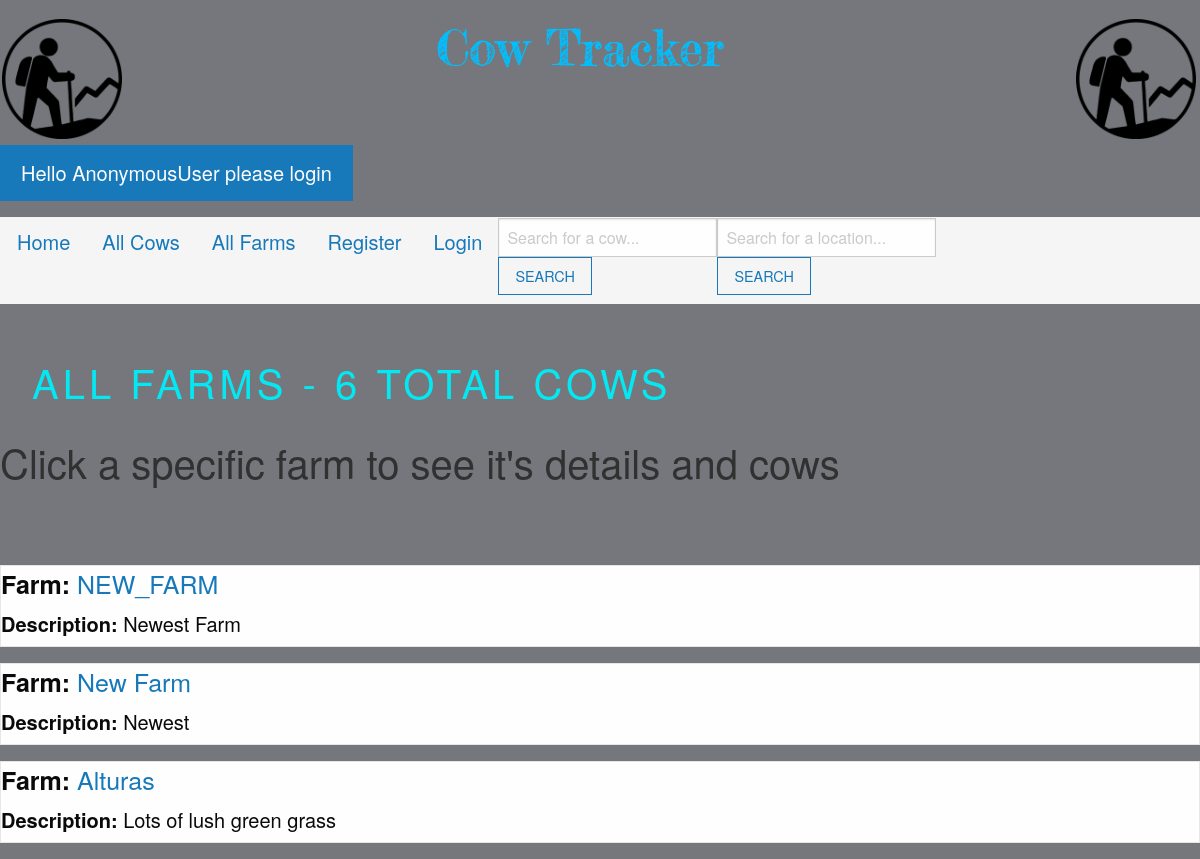
Before: /farms/all-farms/ with the older database file.
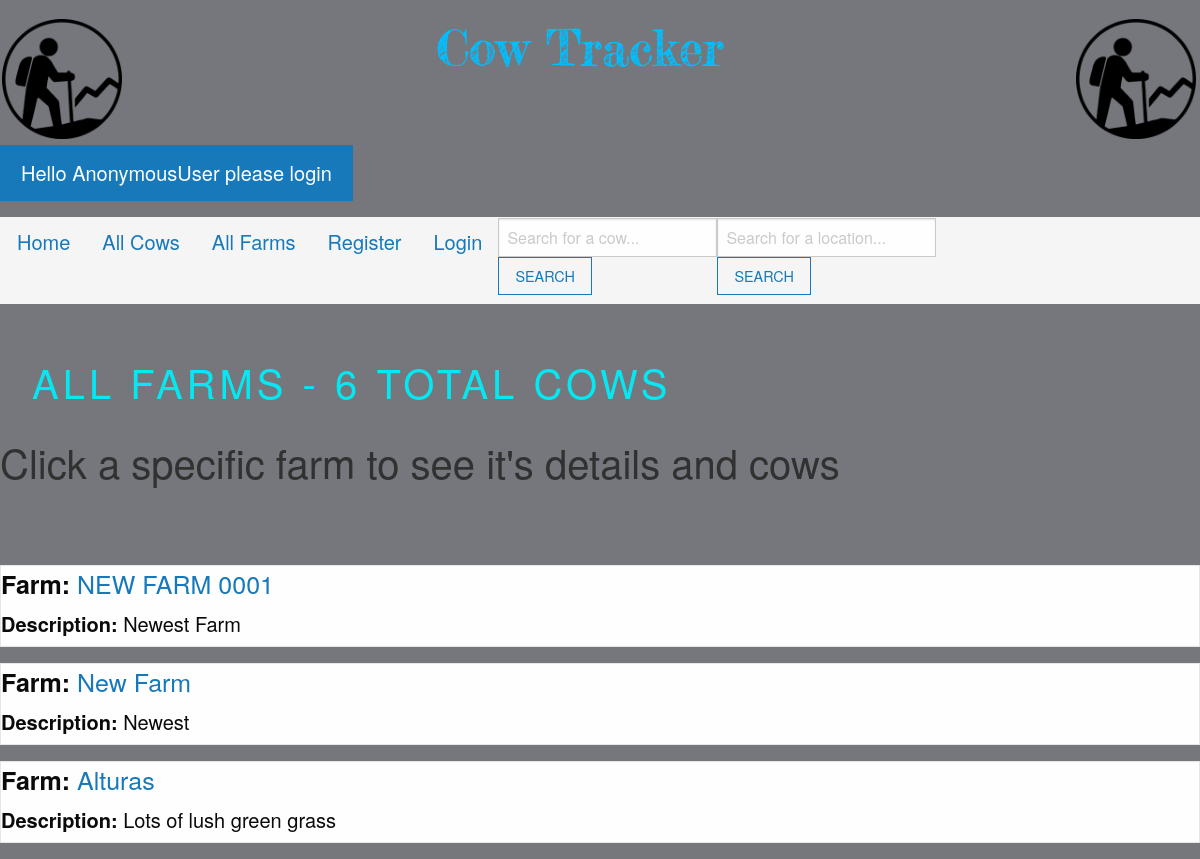
After: the same page with the newer database file.
### myapp/models.py (models this page shows, shortened)
class FarmLocations(models.Model):
 location_name = models.CharField('Location Name', max_length=50)
 location_description = models.CharField(max_length=200, blank=True)

### myapp/views.py (the view)
# urls.py: path('farms/all-farms/', views.all_farms, name = 'farms'),
def all_farms(request):
  farm_list = FarmLocations.objects.all()
  cow_list = Cow.objects.all()
  total_cows = len(Cow.objects.all()) -1
  context={
    "title":"All Farms",
    "farm_list":farm_list,
    "cow_list":cow_list,
    "total_cows":total_cows
  }
  return render(request, "all_farms.html", context)

### myapp/templates/all_farms.html (shortened to what this page needs)
{% extends "base.html" %}
{% load static %}
{% block body %}
 <div >
    <div class="footer-box">
        <form>
          <a style = "margin-left: 1vw;" >
            ALL Farms -
            {{total_cows }} total cows
          </a>
        </form>
      </div>
  <h2 style="color:rgb(49, 49, 49)">Click a specific farm to see it's details and cows</h2>
  <br/>
  {% for farm in farm_list reversed %}
  <div class = "card">
    <div class = "card-body">
      <h4> <strong>Farm:</strong> <a href = "{% url 'single-farm' farm.id %}">{{ farm.location_name }}</a></h4>
      <h5 class = "card-title">
              <strong>Description: </strong> {{ farm.location_description }}
              <br/>
        </h1>
        </div>
  </div>
  {% endfor %}
{% endblock %}

Changed rows visible on the page:
changed FarmLocations "Newest Farm": location_name "NEW_FARM" → "NEW FARM 0001"
